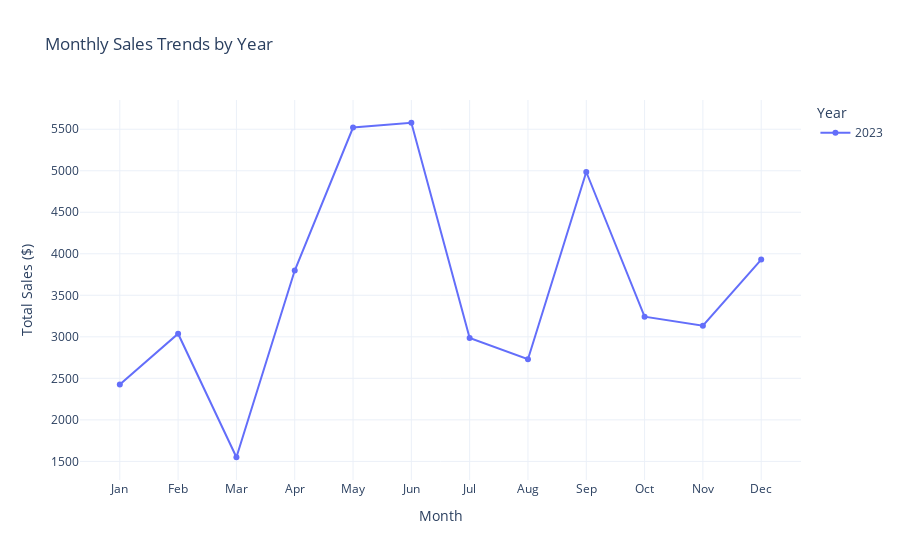

Source (notebook cell):
### Code cell
response = broinsight.create_chart(
    query_result=result,
    message=question
)
response['chart']

### Figure 1 — Plotly figure (JSON) as saved in the notebook; plotly's stock layout.template omitted (floating-point values rounded to 4 significant figures)
{"data": [{"hovertemplate": "Year=2023<br>Month=%{x}<br>Total Sales=%{y}<extra></extra>", "legendgroup": "2023", "line": {"color": "#636efa", "dash": "solid"}, "marker": {"symbol": "circle"}, "mode": "lines+markers", "name": "2023", "orientation": "v", "showlegend": true, "type": "scatter", "x": ["Jan", "Feb", "Mar", "Apr", "May", "Jun", "Jul", "Aug", "Sep", "Oct", "Nov", "Dec"], "xaxis": "x", "y": [2427.0, 3038.0, 1550.0, 3798.0, 5521.0, 5578.0, 2987.0, 2730.0, 4985.0, 3243.0, 3134.0, 3931.0], "yaxis": "y"}], "layout": {"hovermode": "x unified", "legend": {"title": {"text": "Year"}, "tracegroupgap": 0}, "title": {"text": "Monthly Sales Trends by Year"}, "xaxis": {"anchor": "y", "categoryarray": ["Jan", "Feb", "Mar", "Apr", "May", "Jun", "Jul", "Aug", "Sep", "Oct", "Nov", "Dec"], "categoryorder": "array", "domain": [0, 1], "tickmode": "array", "ticktext": ["Jan", "Feb", "Mar", "Apr", "May", "Jun", "Jul", "Aug", "Sep", "Oct", "Nov", "Dec"], "tickvals": ["Jan", "Feb", "Mar", "Apr", "May", "Jun", "Jul", "Aug", "Sep", "Oct", "Nov", "Dec"], "title": {"text": "Month"}}, "yaxis": {"anchor": "x", "domain": [0, 1], "title": {"text": "Total Sales ($)"}}}}
